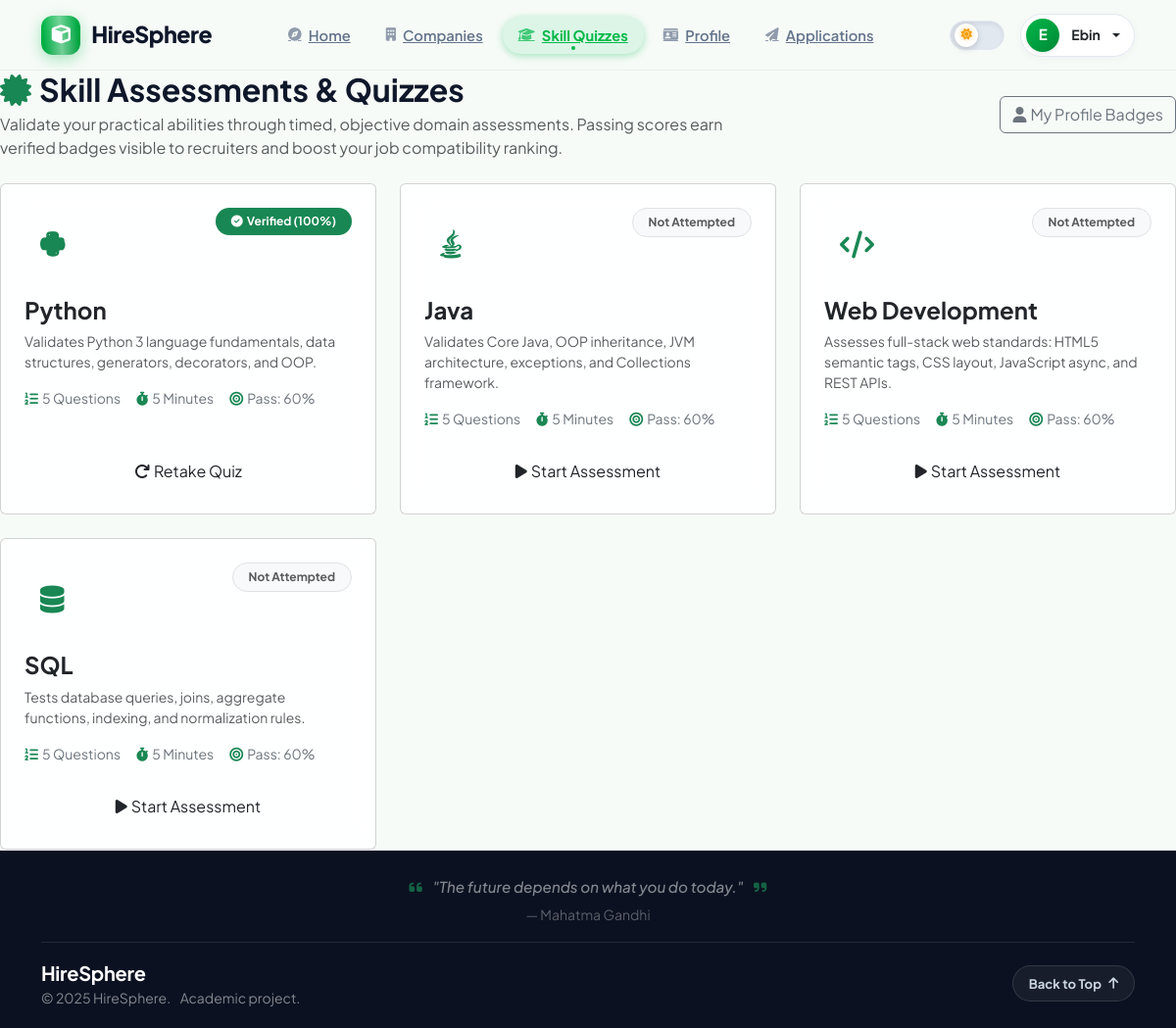
Page /users/quizzes/ (signed in) on the committed database.
### apps/users/models.py (models this page shows, shortened)
class User(AbstractUser):
    USER_TYPES = (
        ('seeker', 'Job Seeker'),
        ('company', 'Company Recruiter'),
        ('admin', 'Administrator'),
    )
    user_type = models.CharField(max_length=10, choices=USER_TYPES, default='seeker')
    phone = models.CharField(max_length=15, blank=True)
    profile_picture = models.ImageField(upload_to='profiles/', blank=True, null=True)
    headline = models.CharField(max_length=150, blank=True, default='')
    education = models.CharField(max_length=200, blank=True, default='')
    experience_years = models.IntegerField(default=0)
    skills = models.TextField(blank=True, default='', help_text="Comma-separated skills declared by user")
    location = models.CharField(max_length=100, blank=True, default='')
    bio = models.TextField(blank=True, default='')
    resume = models.FileField(upload_to='resumes/', blank=True, null=True)
    resume_score = models.IntegerField(default=0, help_text="ATS Quality Score 0-100")
    resume_feedback = models.TextField(blank=True, default='', help_text="Recommendations and suggestions")
    is_verified = models.BooleanField(default=False)
    date_verified = models.DateTimeField(null=True, blank=True)
    anonymous_in_screening = models.BooleanField(default=True, help_text="Hide personal identifiers during initial screening")

class QuizCategory(models.Model):
    name = models.CharField(max_length=100, unique=True)
    description = models.TextField(blank=True)
    icon = models.CharField(max_length=50, default="fa-code")
    passing_score = models.IntegerField(default=60, help_text="Passing percentage")
    class Meta:
        verbose_name_plural = "Quiz Categories"

### apps/users/views.py (the view)
# urls.py: path('quizzes/', views.quiz_catalog, name='quiz_catalog'),
@login_required
def quiz_catalog(request):
    categories = QuizCategory.objects.all().prefetch_related('questions')
    user = request.user
    user_status = {}
    attempts = QuizAttempt.objects.filter(user=user)
    for a in attempts:
        cid = a.category_id
        if cid not in user_status or a.score_percentage > user_status[cid]['best_score']:
            user_status[cid] = {
                'best_score': a.score_percentage,
                'passed': a.passed,
                'attempted_at': a.created_at,
            }
    category_cards = []
    for cat in categories:
        st = user_status.get(cat.id, None)
        category_cards.append({
            'category': cat,
            'status': st,
        })
    return render(request, 'users/quiz_catalog.html', {'category_cards': category_cards})

### apps/users/templates/users/quiz_catalog.html (shortened to what this page needs)
{% extends 'base.html' %}
{% block content %}
<div class="row align-items-center mb-4">
    <div class="col-md-8">
        <h2 class="fw-bold mb-1"><i class="fas fa-certificate text-success me-2"></i>Skill Assessments & Quizzes</h2>
        <p class="text-muted mb-0">Validate your practical abilities through timed, objective domain assessments. Passing scores earn verified badges visible to recruiters and boost your job compatibility ranking.</p>
    </div>
    <div class="col-md-4 text-md-end mt-3 mt-md-0">
        <a href="{% url 'users:profile' %}" class="btn btn-outline-secondary"><i class="fas fa-user me-1"></i>My Profile Badges</a>
    </div>
</div>
<div class="row g-4">
    {% for item in category_cards %}
    <div class="col-md-6 col-lg-4">
        <div class="card card-custom h-100 card-hover p-4 d-flex flex-column justify-content-between">
            <div>
                <div class="d-flex justify-content-between align-items-start mb-3">
                    <div class="p-3 rounded-4 bg-mint-subtle text-success fs-3">
                        <i class="fas {{ item.category.icon }}"></i>
                    </div>
                    {% if item.status and item.status.passed %}
                        <span class="badge bg-success px-3 py-2 rounded-pill"><i class="fas fa-check-circle me-1"></i>Verified ({{ item.status.best_score }}%)</span>
                    {% elif item.status %}
                        <span class="badge bg-warning text-dark px-3 py-2 rounded-pill"><i class="fas fa-clock-rotate-left me-1"></i>Retake Needed ({{ item.status.best_score }}%)</span>
                    {% else %}
                        <span class="badge bg-light text-muted border px-3 py-2 rounded-pill">Not Attempted</span>
                    {% endif %}
                </div>
                <h4 class="fw-bold mb-2">{{ item.category.name }}</h4>
                <p class="text-muted small mb-3">{{ item.category.description|default:"Test your core theoretical and practical understanding with 5 focused multiple-choice questions." }}</p>
                <div class="d-flex gap-3 small text-secondary mb-4">
                    <span><i class="fas fa-list-ol text-success me-1"></i>5 Questions</span>
                    <span><i class="fas fa-stopwatch text-success me-1"></i>5 Minutes</span>
                    <span><i class="fas fa-bullseye text-success me-1"></i>Pass: {{ item.category.passing_score }}%</span>
                </div>
            </div>
            <div>
                <a href="{% url 'users:take_quiz' item.category.id %}" class="btn btn-brand w-100">
                    {% if item.status and item.status.passed %}
                        <i class="fas fa-arrow-rotate-right me-1"></i>Retake Quiz
                    {% else %}
                        <i class="fas fa-play me-1"></i>Start Assessment
                    {% endif %}
                </a>
            </div>
        </div>
    </div>
    {% empty %}
    <div class="col-12">
        <div class="alert alert-info">No quizzes available at the moment. Please seed questions.</div>
    </div>
    {% endfor %}
</div>
{% endblock %}

### templates/base.html (shortened to what this page needs)
<!DOCTYPE html>
<html lang="en" data-theme="light">
<head>
    <link href="https://cdn.jsdelivr.net/npm/bootstrap@5.3.2/dist/css/bootstrap.min.css" rel="stylesheet">
    <link href="https://cdnjs.cloudflare.com/ajax/libs/font-awesome/6.5.1/css/all.min.css" rel="stylesheet">
</head>
<body>
{% block background_canvas %}
<div class="overall-3d-bg" id="overall3DContainer">
</div>
{% endblock background_canvas %}
{% block navbar %}
<nav class="navbar navbar-expand-lg navbar-hs">
    <div class="container">
        <a class="navbar-brand-hs" href="{% url 'jobs:home' %}">
            <div class="logo-icon"><i class="fas fa-cube"></i></div>
            <span>HireSphere</span>
        </a>
        <div class="collapse navbar-collapse" id="navMain">
            <ul class="navbar-nav mx-auto align-items-center gap-1 my-3 my-lg-0">
                <li class="nav-item">
                    <a class="nav-link-hs {% if request.resolver_match.url_name == 'home' %}active{% endif %}" href="{% url 'jobs:home' %}">
                        <i class="fas fa-compass"></i> Home
                    </a>
                </li>
                <li class="nav-item">
                    <a class="nav-link-hs {% if 'companies' in request.path %}active{% endif %}" href="{% url 'companies:directory' %}">
                        <i class="fas fa-building"></i> Companies
                    </a>
                </li>
                <li class="nav-item">
                    <a class="nav-link-hs {% if 'quizzes' in request.path %}active{% endif %}" href="{% url 'users:quiz_catalog' %}">
                        <i class="fas fa-graduation-cap"></i> Skill Quizzes
                    </a>
                </li>
                {% if user.is_authenticated and user.user_type == 'seeker' %}
                <li class="nav-item">
                    <a class="nav-link-hs {% if 'profile' in request.path %}active{% endif %}" href="{% url 'users:profile' %}">
                        <i class="fas fa-id-card"></i> Profile
                    </a>
                </li>
                <li class="nav-item">
                    <a class="nav-link-hs" href="{% url 'users:my_applications' %}">
                        <i class="fas fa-paper-plane"></i> Applications
                    </a>
                </li>
                {% endif %}
            </ul>
            <div class="d-flex align-items-center gap-2">
                <button class="theme-switch-pill me-2" id="themeToggleBtn" type="button" aria-label="Toggle Dark/Light Mode" title="Toggle Dark/Light Mode">
                    <span class="theme-switch-track">
                        <span class="theme-switch-thumb">
                            <i class="fas fa-sun icon-sun"></i>
                        </span>
                    </span>
                </button>
                {% if user.is_authenticated %}
                <div class="dropdown">
                    <a class="user-chip-btn text-decoration-none dropdown-toggle text-dark fw-bold" href="#" role="button" data-bs-toggle="dropdown">
                        {% if user.profile_picture %}
                            <img src="{{ user.profile_picture.url }}" class="rounded-circle border border-2 border-success" width="34" height="34" style="object-fit: cover;" alt="Avatar">
                        {% else %}
                            <div class="rounded-circle d-flex align-items-center justify-content-center text-white fw-bold shadow-sm" style="width: 34px; height: 34px; background: linear-gradient(135deg, var(--hs-green), #008736); font-size: 0.95rem;">
                                {{ user.first_name|default:user.username|slice:":1"|upper }}
                            </div>
                        {% endif %}
                        <span class="d-none d-sm-inline small ms-1">{{ user.first_name|default:user.username }}</span>
                    </a>
                </div>
                {% endif %}
            </div>
        </div>
    </div>
</nav>
{% endblock navbar %}
<main class="flex-grow-1 position-relative">
    {% block content %}{% endblock %}
</main>
{% block footer %}
<footer style="background-color: var(--footer-bg); border-top: 1px solid var(--hs-border); padding: 26px 0 20px 0; margin-top: auto; position: relative; z-index: 10;">
    <div class="container">
        <div class="text-center mb-3 pb-3 border-bottom border-secondary border-opacity-25">
            <p class="fst-italic text-white-50 mb-1" style="font-size: 0.95rem; font-weight: 500;">
                <i class="fas fa-quote-left text-success me-2" style="opacity: 0.7;"></i>
                <span id="footerCareerQuote">"The future depends on what you do today."</span>
                <i class="fas fa-quote-right text-success ms-2" style="opacity: 0.7;"></i>
            </p>
            <span class="small text-white-50" style="opacity: 0.65;" id="footerCareerAuthor">&mdash; Mahatma Gandhi</span>
        </div>
        <div class="d-flex flex-wrap justify-content-between align-items-center gap-3">
            <div>
                <div class="fw-bold text-white fs-5" style="letter-spacing: -0.3px;">HireSphere</div>
                <div class="text-white-50 small">&copy; 2025 HireSphere.&nbsp;&nbsp;&nbsp;&nbsp;Academic project.</div>
            </div>
            <div>
                <button type="button" class="back-to-top-btn" onclick="window.scrollTo({top: 0, behavior: 'smooth'});" aria-label="Back to Top">
                    <span>Back to Top</span>
                    <i class="fas fa-arrow-up"></i>
                </button>
            </div>
        </div>
    </div>
</footer>
{% endblock footer %}
</body>
</html>

### rows in the picture
User: first_name "E", first_name "Ebin"
QuizCategory: status.best_score "100", category.name "Python", category.description "Validates Python 3 language fundamentals, data structures, generators, decorators, and OOP.", category.passing_score "60", shows "Retake Quiz"
QuizCategory: shows "Not Attempted", category.name "Java", category.description "Validates Core Java, OOP inheritance, JVM architecture, exceptions, and Collections framework.", category.passing_score "60", shows "Start Assessment"
QuizCategory: shows "Not Attempted", category.name "Web Development", category.description "Assesses full-stack web standards: HTML5 semantic tags, CSS layout, JavaScript async, and REST APIs.", category.passing_score "60", shows "Start Assessment"
QuizCategory: shows "Not Attempted", category.name "SQL", category.description "Tests database queries, joins, aggregate functions, indexing, and normalization rules.", category.passing_score "60", shows "Start Assessment"
